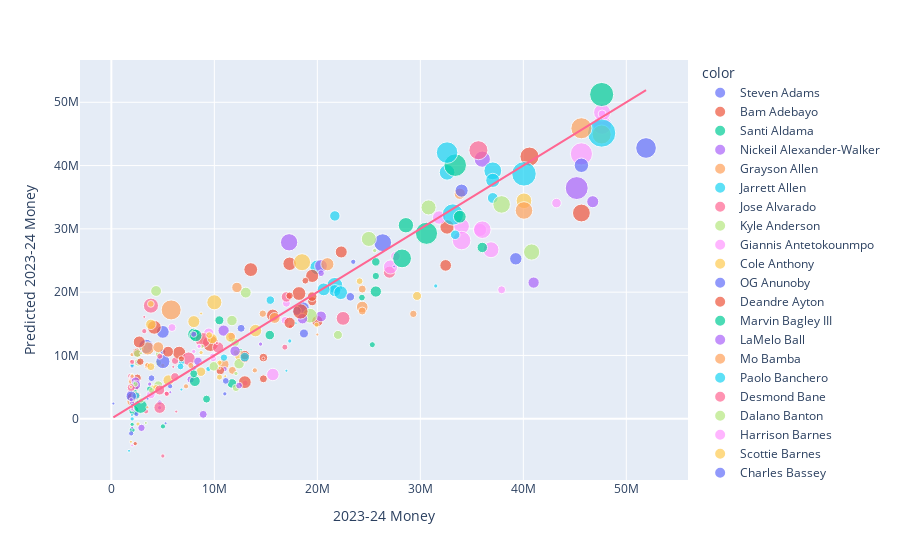

Source (notebook cell):
### Code cell
# 2023-24 Money vs Predicted 2023-24 Money
fig = px.scatter(
    x=Ypos2,
    y=Y_hat_pos2,
    color=merged_nba_pos.index,
    size=merged_nba_pos['VORP'],
    labels = {
        "x": "2023-24 Money",
        "y": "Predicted 2023-24 Money"
    }
)

fig.add_trace(
    go.Scatter(
        x=Ypos2,
        y=Ypos2,
        mode="lines"
    )
)
